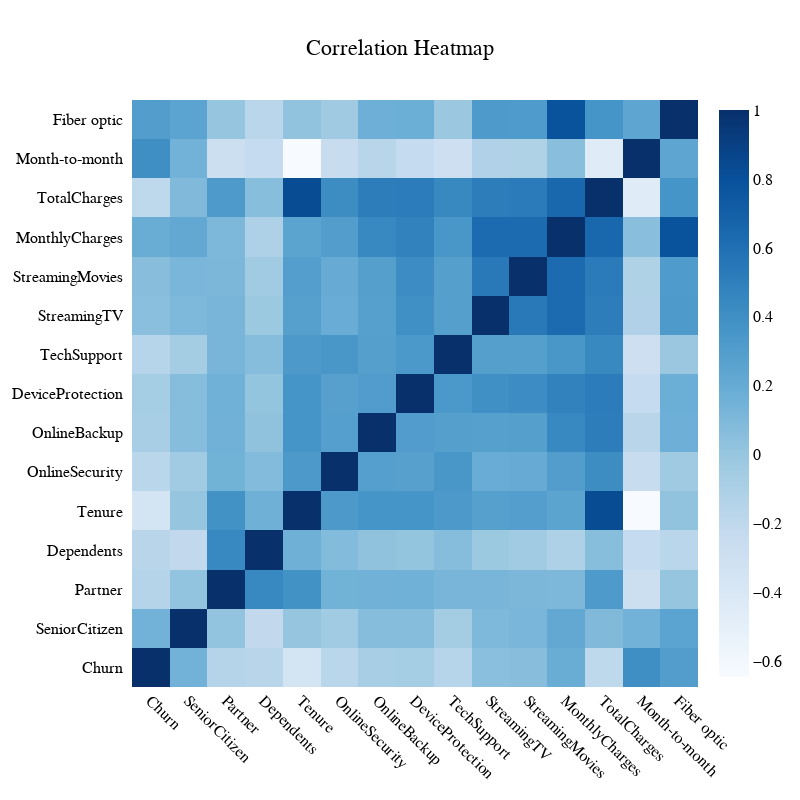

Notebook code for this chart:
### Code cell
corr = train_df[['Churn']+train_columns].corr()
corr.columns = [corr.columns[x]+'  ' for x in range(len(corr.columns))]
fig = plt.figure(figsize=[12,8])

layout = go.Layout(paper_bgcolor = 'rgba(0,0,0,0)',
            plot_bgcolor = 'rgba(0,0,0,0)',
            width=800, height=800)

fig = go.Figure(data=go.Heatmap(
                z=corr,
                x=corr.columns,
                y=corr.columns,
                colorscale='Blues',
                hoverongaps = False),
                layout=layout)

fig.update_layout(
    title={
        'text': "Correlation Heatmap",
        'x': 0.5, 'y': 0.95,
        'xanchor': 'center',
        'yanchor': 'top'},
    
        font=dict(
            family="Helvetica",
            size=16,
            color="black"
        ),
    xaxis = { 'tickangle' : 45})
                    
fig.show(render='png')

'''
fig.patch.set_alpha(0.)
sns.set(font_scale=1.5)
g = sns.heatmap(data=corr, cmap = "Blues")
g.set_xticklabels(corr.columns, fontsize = 16)
g.set_yticklabels(corr.columns, fontsize = 16)

#sns.heatmap(corr, cmap='Blues', )
plt.title('Feature Correlation Heat Map\n', size=30)
plt.savefig('feature_heatmap.png', Transparent=True)
'''

### Figure 1 — Plotly figure (JSON) as saved in the notebook; plotly's stock layout.template omitted (floating-point values rounded to 4 significant figures; data arrays with more than 128 entries replaced by an {"elided": "..."} marker saying what was removed)
{"data": [{"colorscale": [[0, "rgb(247,251,255)"], [0.125, "rgb(222,235,247)"], [0.25, "rgb(198,219,239)"], [0.375, "rgb(158,202,225)"], [0.5, "rgb(107,174,214)"], [0.625, "rgb(66,146,198)"], [0.75, "rgb(33,113,181)"], [0.875, "rgb(8,81,156)"], [1, "rgb(8,48,107)"]], "hoverongaps": false, "type": "heatmap", "x": ["Churn  ", "SeniorCitizen  ", "Partner  ", "Dependents  ", "Tenure  ", "OnlineSecurity  ", "OnlineBackup  ", "DeviceProtection  ", "TechSupport  ", "StreamingTV  ", "StreamingMovies  ", "MonthlyCharges  ", "TotalCharges  ", "Month-to-month  ", "Fiber optic  "], "y": ["Churn  ", "SeniorCitizen  ", "Partner  ", "Dependents  ", "Tenure  ", "OnlineSecurity  ", "OnlineBackup  ", "DeviceProtection  ", "TechSupport  ", "StreamingTV  ", "StreamingMovies  ", "MonthlyCharges  ", "TotalCharges  ", "Month-to-month  ", "Fiber optic  "], "z": {"elided": "15x15 float values"}}], "layout": {"font": {"color": "black", "family": "Helvetica", "size": 16}, "height": 800, "paper_bgcolor": "rgba(0, 0, 0, 0)", "plot_bgcolor": "rgba(0, 0, 0, 0)", "title": {"text": "Correlation Heatmap", "x": 0.5, "xanchor": "center", "y": 0.95, "yanchor": "top"}, "width": 800, "xaxis": {"autorange": true, "range": [-0.5, 14.5], "tickangle": 45, "type": "category"}, "yaxis": {"autorange": true, "range": [-0.5, 14.5], "type": "category"}}}
